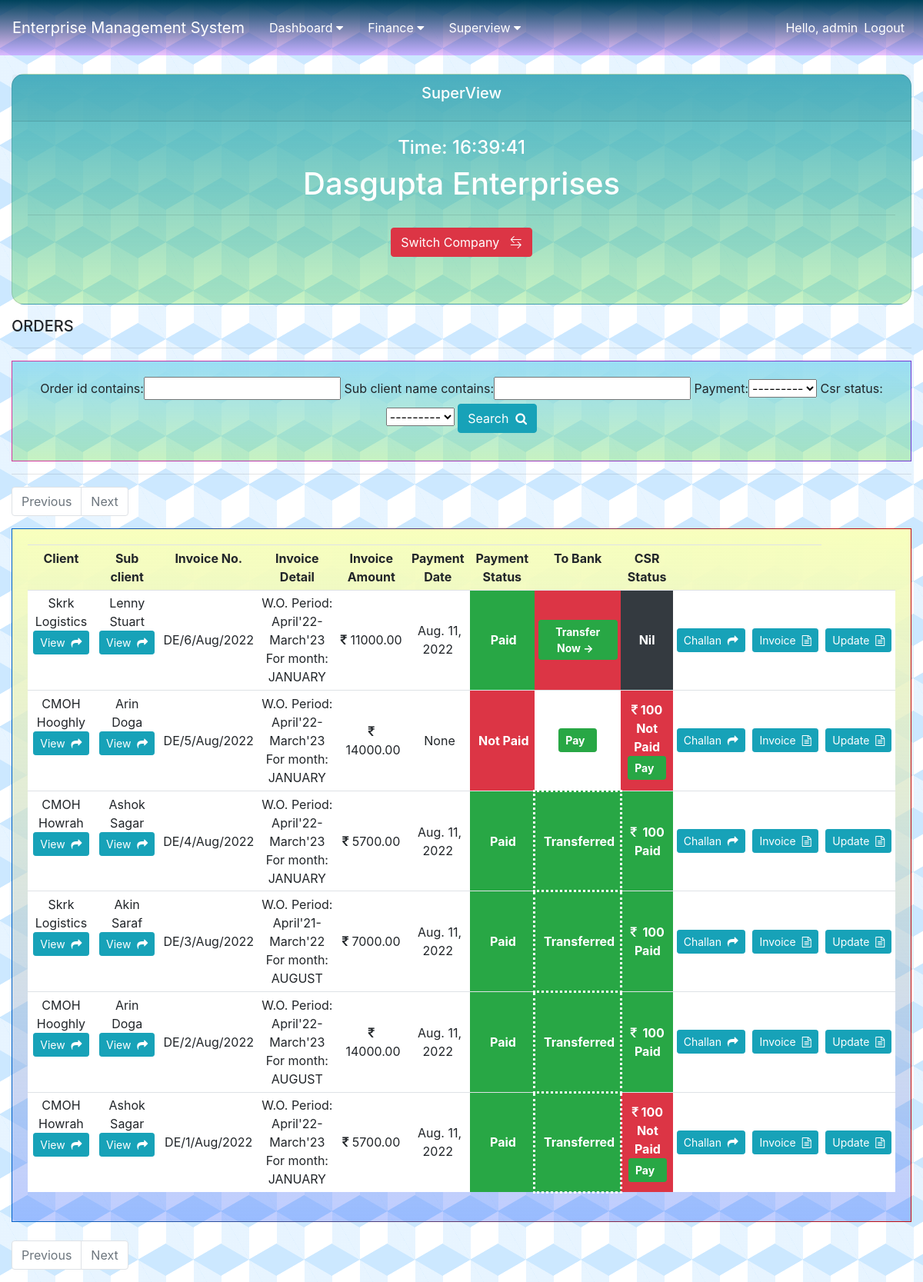
Screenshot of /DE_superview/ (signed in) with the database file from the repository.
### company/models.py (models this page shows, shortened)
class Company(models.Model):
    name = models.CharField(max_length=100, null=True)
    timestamp = models.DateTimeField(auto_now_add=True, null=True)

### order/models.py (models this page shows, shortened)
class Order(models.Model):
    STATUS = (
        ('Pending', 'Pending'),
        ('Paid', 'Paid'),
    )
    CSR_value = (
        (True, 'Paid'),
        (False, 'Not Paid'),
    )
    MONTH = (
        ('JANUARY', 'JANUARY'),
        ('FEBRUARY', 'FEBRUARY'),
        ('MARCH', 'MARCH'),
        ('APRIL', 'APRIL'),
        ('MAY', 'MAY'),
        ('JUNE', 'JUNE'),
        ('JULY', 'JULY'),
        ('AUGUST', 'AUGUST'),
        ('SEPTEMBER', 'SEPTEMBER'),
        ('OCTOBER', 'OCTOBER'),
        ('NOVEMBER', 'NOVEMBER'),
        ('DECEMBER', 'DECEMBER'),
    )
    COLOUR_CODE = (
        ('#ffffff', 'None'),
        ('#ffc7c7', 'RED'),
        ('#99ffcc', 'GREEN'),
        ('#ffff99', 'YELLOW'),
    )
    order_id = models.CharField(max_length=120, null=True, blank=True)
    uid = models.CharField(max_length=4, null=True, blank=True)
    client = models.ForeignKey(Client, null=True, on_delete=models.CASCADE)
    colour_code = models.CharField(max_length=20, default='None', choices=COLOUR_CODE)
    company = models.ForeignKey(Company, null=True, on_delete=models.CASCADE)
    sub_client = models.ForeignKey(Sub_Client, null=True, on_delete=models.CASCADE)
    work_order_number = models.CharField(max_length=120, null=True, blank=True)
    service_1 = models.ForeignKey(Service, null=True, blank=True, on_delete=models.CASCADE, related_name='service_1')
    price_1 = models.DecimalField(default=0.00, max_digits=10, decimal_places=2)
    area_1 = models.DecimalField(default=0.00, max_digits=10, decimal_places=2)
    rate_1 = models.DecimalField(default=0.00, max_digits=10, decimal_places=2)
    service_2 = models.ForeignKey(Service, null=True, blank=True, on_delete=models.CASCADE, related_name='service_2')
    price_2 = models.DecimalField(default=0.00, max_digits=10, decimal_places=2)
    area_2 = models.DecimalField(default=0.00, max_digits=10, decimal_places=2)
    rate_2 = models.DecimalField(default=0.00, max_digits=10, decimal_places=2)
    service_3 = models.ForeignKey(Service, null=True, blank=True, on_delete=models.CASCADE, related_name='service_3')
    price_3 = models.DecimalField(default=0.00, max_digits=10, decimal_places=2)
    area_3 = models.DecimalField(default=0.00, max_digits=10, decimal_places=2)
    rate_3 = models.DecimalField(default=0.00, max_digits=10, decimal_places=2)
    service_4 = models.ForeignKey(Service, null=True, blank=True, on_delete=models.CASCADE, related_name='service_4')
    price_4 = models.DecimalField(default=0.00, max_digits=10, decimal_places=2)
    area_4 = models.DecimalField(default=0.00, max_digits=10, decimal_places=2)
    rate_4 = models.DecimalField(default=0.00, max_digits=10, decimal_places=2)
    upload_document = models.FileField(upload_to="document_uploaded/", blank=True)
    work_order_period = models.CharField(max_length=100, null=True, blank=True)
    invoice_for_month = models.CharField(max_length=100, default='JAN', choices=MONTH)
    date = models.CharField(max_length=20, default=datetime.datetime.now().strftime('%d/%m/%y'), null=True)
    frequency = models.CharField(max_length=100, null=True, blank=True)
    payment = models.CharField(max_length=100, default='Pending', choices=STATUS)
    payment_details = models.CharField(max_length=100, null=True, blank=True)
    payment_date = models.DateField(blank=True, null=True)
    bank_transfer = models.BooleanField(default=False)
    CSR = models.IntegerField(default=0)
    csr_status = models.BooleanField(default=False, choices=CSR_value)
    total = models.DecimalField(default=0.00, max_digits=10, decimal_places=2)
    challan_text = models.TextField(max_length=200, null=True, blank=True)
    remark = models.TextField(max_length=200, null=True, blank=True)
    serial_no = models.IntegerField(default=0)
    timestamp = models.DateTimeField(auto_now_add=True, null=True)

### client/models.py (models this page shows)
class Client(models.Model):
    company = models.ForeignKey(Company, null=True, on_delete=models.CASCADE)
    name = models.CharField(max_length=100, null=True)
    phone = models.CharField(max_length=20, null=True)
    email = models.EmailField()
    address = models.TextField(max_length=200, null=True)
    timestamp = models.DateTimeField(auto_now_add=True, null=True)
    def __str__(self):
        return self.name

class Sub_Client(models.Model):
    client = models.ForeignKey(Client, null=True, on_delete=models.CASCADE)
    name = models.CharField(max_length=100, null=True)
    phone = models.CharField(max_length=20, null=True)
    email = models.EmailField()
    address = models.TextField(max_length=200, null=True)
    work_order_number = models.CharField(max_length=120, null=True, blank=True)
    upload_document = models.FileField(upload_to="document_uploaded/", blank=True)
    work_order_period = models.CharField(max_length=100, null=True)
    frequency = models.CharField(max_length=100, null=True)
    CSR = models.IntegerField(default=0)
    timestamp = models.DateTimeField(auto_now_add=True, null=True)
    def __str__(self):
        return self.name

### dasguptaPest/DE_views.py (the view)
# urls.py: path('DE_superview/', DE_views.superview_page, name='DE_superview'),
@login_required(login_url='login')
def superview_page(request):
    orders = Order.objects.filter(company__name='Dasgupta Enterprises').order_by('-timestamp')
    order_filter = OrderFilter(request.GET, queryset=orders)
    orders = order_filter.qs
    p = Paginator(orders, 20)
    page = request.GET.get('page')
    page_order = p.get_page(page)
    context = {
        "title": "Dasgupta Enterprises",
        "orders": page_order,
        "page_order": page_order,
        "order_filter": order_filter,
        "time": datetime.datetime.now().time(),
    }
    return render(request, 'superview_test.html', context)

### templates/superview_test.html (shortened to what this page needs)
{% extends "base.html" %}
{% block content %}
<br>
<div class="container-fluid">
	<div class="row">
		<div class="col-md">
			<div class="card text-center text-white  mb-3" id="total-orders">
				<div class="card-header">
					<h5 class="card-title">SuperView</h5>
				</div>
				<div class="card-body">
					<h4>Time:&nbsp;<span id='time' ></span></h4>
					<h1 class="card-title">{{ title }}</h1>
					<hr>
					{% if title == 'Asian Chemicals' %}
						<a class="btn btn-danger" href="{% url 'DE_superview' %}">Switch Company&nbsp;&nbsp;&nbsp;<i class="bi bi-arrow-left-right"></i></a>
					{% else %}
						<a class="btn btn-danger" href="{% url 'AC_superview' %}">Switch Company&nbsp;&nbsp;&nbsp;<i class="bi bi-arrow-left-right"></i></a>
					{% endif %}
				</div>
			</div>
		</div>
	</div>
</div>
<div class="container-fluid">
	<div class="row">
		<div class="col-md-12">
			<h5>ORDERS</h5>
			<hr>
			<div class="card text-center card-body border-gradient-purple" id="search_card">
				<div class="form-group">
					<form method="get">
						{{ order_filter.form }}
						<button class="btn btn-info" type="submit">Search&nbsp;&nbsp;<i class="fa fa-search" aria-hidden="true"></i></button>
				</form>
				</div>
			</div>
			<hr>
			<ul class="pagination">
				{% if orders.has_previous %}
					<li class="page-item"><a class="page-link" href="/DE_superview/?page={{ orders.previous_page_number }}">Previous</a></li>
				{% else %}
					<li class="page-item disabled"><a class="page-link" href="#">Previous</a></li>
				{% endif %}
				{% if orders.has_next %}
				  	<li class="page-item"><a class="page-link" href="/DE_superview/?page={{ orders.next_page_number }}">Next</a></li>
				{% else %}
					<li class="page-item disabled"><a class="page-link" href="#">Next</a></li>
				{% endif %}
			</ul>
			<div class="card card-body border-gradient-red" id="listview-card-dash">
				<table class="table table-sm">
					<tr>
						<th class="text-center">Client</th>
						<th class="text-center">Sub client</th>
						<th class="text-center">Invoice No.</th>
						<th class="text-center">Invoice Detail</th>
						<th class="text-center">Invoice Amount</th>
						<th class="text-center">Payment Date</th>
						<th class="text-center">Payment Status</th>
						<th class="text-center">To Bank</th>
						<th class="text-center">CSR Status</th>
						<th></th>
						<th></th>
					</tr>
					{% for order in orders %}
						<tr style="background-color:{{ order.colour_code }};">
							<td class="text-center">{{ order.client }}<br><a type="button" class="btn btn-sm btn-info" href="{% url 'client:client_view' order.client.id %}">View&nbsp;&nbsp;<i class="fa fa-share" aria-hidden="true"></i></a></td>
							<td class="text-center">{{ order.sub_client }}<br><a type="button" class="btn btn-sm btn-info" href="{% url 'client:sub_client_page' order.sub_client.id %}">View&nbsp;&nbsp;<i class="fa fa-share" aria-hidden="true"></i></a></td>
							<td class="text-center" style="vertical-align: middle;">{{ order.order_id }}</td>
							<td class="text-center">
								W.O. Period: {{ order.work_order_period }}<br>
								For month: {{ order.invoice_for_month }}<br>
							</td>
							<td class="text-center" style="vertical-align: middle;"><i class="fa fa-rupee"></i>&nbsp;{{ order.total }}</td>
							<td class="text-center" style="vertical-align: middle;">&nbsp;{{ order.payment_date }}</td>
							{% if order.payment == 'Pending' %}
								<td class="bg-danger text-white text-center font-weight-bold" style="vertical-align: middle;">&nbsp;Not Paid</td>
								<td class="text-center" style="vertical-align: middle;"><a href="{% url 'order:amount_pay' order.id %}" type="button" class="btn btn-sm btn-success font-weight-bold">Pay&nbsp;&nbsp;</a></td>
							{% else %}
								<td class="bg-success text-white text-center font-weight-bold" style="vertical-align: middle;">&nbsp;Paid</td>
								{% if order.bank_transfer == False %}
									{% if request.user.is_superuser %}
										<td class="bg-danger text-white text-center font-weight-bold" style="vertical-align: middle;"><a href="{% url 'order:bank_transfer' order.id %}" type="button" class="btn btn-sm btn-success font-weight-bold">Transfer Now ->&nbsp;&nbsp;</a></td>
									{% else %}
										<td class="bg-danger text-white text-center font-weight-bold"  style="vertical-align: middle;">&nbsp;Not Transferred</td>
									{% endif %}
								{% else %}
									<td class="bg-success text-white text-center font-weight-bold" style="border: dotted; vertical-align: middle;">&nbsp;Transferred</td>
								{% endif %}
							{% endif %}
                            {% if order.CSR != 0 %}
								{% if order.csr_status == True %}
									<td class="bg-success text-white text-center font-weight-bold" style="vertical-align: middle;"><i class="fa fa-rupee"></i>
										&nbsp;{{ order.CSR }}
										Paid
									</td>
								{% else %}
									<td class="bg-danger text-white text-center font-weight-bold" style="vertical-align: middle;">
										<span>
											<i class="fa fa-rupee"></i>
											{{ order.CSR }}
											Not Paid<br>
											{% if request.user.is_superuser %}
												<a href="{% url 'order:csr_pay' order.id %}" type="button" class="btn btn-sm btn-success font-weight-bold">Pay&nbsp;&nbsp;</a>
											{% endif %}
										</span>
									</td>
								{% endif %}
							{% else %}
								<td class="bg-dark text-white text-center font-weight-bold" style="vertical-align: middle;">Nil</td>
							{% endif %}
							<td class="text-center" style="vertical-align: middle;"><a href="{% url 'order:view_order' order.id %}" type="button" class="btn btn-sm btn-info">Challan&nbsp;&nbsp;<i class="fa fa-share" aria-hidden="true"></i></a></td>
						    <td class="text-center" style="vertical-align: middle;"><a href="{% url 'order:invoice' order.id %}" type="button" class="btn btn-sm btn-info">Invoice&nbsp;&nbsp;<i class="fa fa-file-text-o" aria-hidden="true"></i></a></td>
							<td class="text-center" style="vertical-align: middle;"><a href="{% url 'order:update_order' order.id 1 %}" type="button" class="btn btn-sm btn-info">Update&nbsp;&nbsp;<i class="fa fa-file-text-o" aria-hidden="true"></i></a></td>
						</tr>
					{% endfor %}
				</table>
			</div>
			<br>
			<ul class="pagination">
				{% if orders.has_previous %}
					<li class="page-item"><a class="page-link" href="/DE_superview/?page={{ orders.previous_page_number }}">Previous</a></li>
				{% else %}
					<li class="page-item disabled"><a class="page-link" href="#">Previous</a></li>
				{% endif %}
				{% if orders.has_next %}
				  	<li class="page-item"><a class="page-link" href="/DE_superview/?page={{ orders.next_page_number }}">Next</a></li>
				{% else %}
					<li class="page-item disabled"><a class="page-link" href="#">Next</a></li>
				{% endif %}
			</ul>
		</div>
	</div>
</div>
{% endblock %}

### templates/navbar.html (shortened to what this page needs)
<nav class="navbar navbar-expand-lg navbar-dark" style="background: linear-gradient(#00435c, #b400ff3d);">
  <a class="navbar-brand" href="{% url 'home' %}">Enterprise Management System</a>
  <div class="collapse navbar-collapse" id="navbarNav">
    <ul class="navbar-nav mr-auto">
      <div class="dropdown">
        <button class="dropbtn">Dashboard
          <i class="fa fa-caret-down"></i>
        </button>
      </div>
      {% if request.user.is_superuser %}
      <div class="dropdown">
        <button class="dropbtn">Finance
          <i class="fa fa-caret-down"></i>
        </button>
      </div>
      {% endif %}
      <div class="dropdown">
        <button class="dropbtn">Superview
          <i class="fa fa-caret-down"></i>
        </button>
      </div>
    </ul>
    <ul class="navbar-nav ml-auto">
      {% if request.user.is_authenticated %}
        <li class="nav-item">
          <span class="navbar-text" style="color: white;">Hello, {{ request.user }}</span>
        </li>
        <li class="nav-item">
          <a class="nav-link" href="{% url 'logout' %}" style="color: white;">Logout</a>
        </li>
      {% endif %}
    </ul>
  </div>
</nav>

### static/css/main.css (style rules this page uses)
body { background-color: #ffffff; opacity: 1; width: flex; background-image: linear-gradient(30deg, #cce8ff 12%, transparent 12.5%, transparent 87%, #cce8ff 87.5%, #cce8ff), linear-gradient(150deg, #cce8ff 12%, transparent 12.5%, transparent 87%, #cce8ff 87.5%, #cce8ff), linear-gradient(30deg, #cce8ff 12%, transparent 12.5%, transparent 87%, #cce8ff 87.5%, #cce8ff), linear-gradient(150deg, #cce8ff 12%, transparent 12.5%, transparent 87%, #cce8ff 87.5%, #cce8ff), linear-gradient(60deg, #cce8ff77 25%, transparent 25.5%, transparent 75%, #cce8ff77 75%, #cce8ff77), linear-gradient(60deg, #cce8ff77 25%, transparent 25.5%, transparent 75%, #cce8ff77 75%, #cce8ff77); background-size: 72px 126px; background-position: 0 0, 0 0, 36px 63px, 36px 63px, 0 0, 36px 63px; }
#total-orders { border-radius: 1rem; height: 300px; background: linear-gradient(#4cb4c7, #4bd53a4f); }
#listview-card-dash { background: linear-gradient(#f8ffbd, #0037ff40); }
#search_card { background: linear-gradient(#9addf5, #4bd53a4f); }
.dropbtn { background-color: #00000000; color: white; padding: 16px; font-size: 16px; border: none; }
.border-gradient-purple { border-width: thin; border-image-slice: 1; border-image-source: linear-gradient(to left, #743ad5, #d53a9d); }
.border-gradient-red { border-width: thin; border-image-slice: 1; border-image-source: linear-gradient(to left, #c50d0d, #0062c8); }
.dropdown { position: relative; display: inline-block; }

### rows the page displays
Company: name "Dasgupta Enterprises"
Order: client "Skrk Logistics", sub_client "Lenny Stuart", order_id "DE/6/Aug/2022", work_order_period "April'22-March'23", invoice_for_month "JANUARY", total "11000.00", payment_date "Aug. 11, 2022", payment "Paid", CSR "Nil"
Order: client "CMOH Hooghly", sub_client "Arin Doga", order_id "DE/5/Aug/2022", work_order_period "April'22-March'23", invoice_for_month "JANUARY", total "14000.00", payment_date "None", payment "Not Paid", CSR "100", shows "Pay"
Order: client "CMOH Howrah", sub_client "Ashok Sagar", order_id "DE/4/Aug/2022", work_order_period "April'22-March'23", invoice_for_month "JANUARY", total "5700.00", payment_date "Aug. 11, 2022", payment "Paid", CSR "100"
Order: client "Skrk Logistics", sub_client "Akin Saraf", order_id "DE/3/Aug/2022", work_order_period "April'21-March'22", invoice_for_month "AUGUST", total "7000.00", payment_date "Aug. 11, 2022", payment "Paid", CSR "100"
Order: client "CMOH Hooghly", sub_client "Arin Doga", order_id "DE/2/Aug/2022", work_order_period "April'22-March'23", invoice_for_month "AUGUST", total "14000.00", payment_date "Aug. 11, 2022", payment "Paid", CSR "100"
Order: client "CMOH Howrah", sub_client "Ashok Sagar", order_id "DE/1/Aug/2022", work_order_period "April'22-March'23", invoice_for_month "JANUARY", total "5700.00", payment_date "Aug. 11, 2022", payment "Paid", CSR "100", shows "Pay"

### other values shown
{{ request.user }} "admin"
